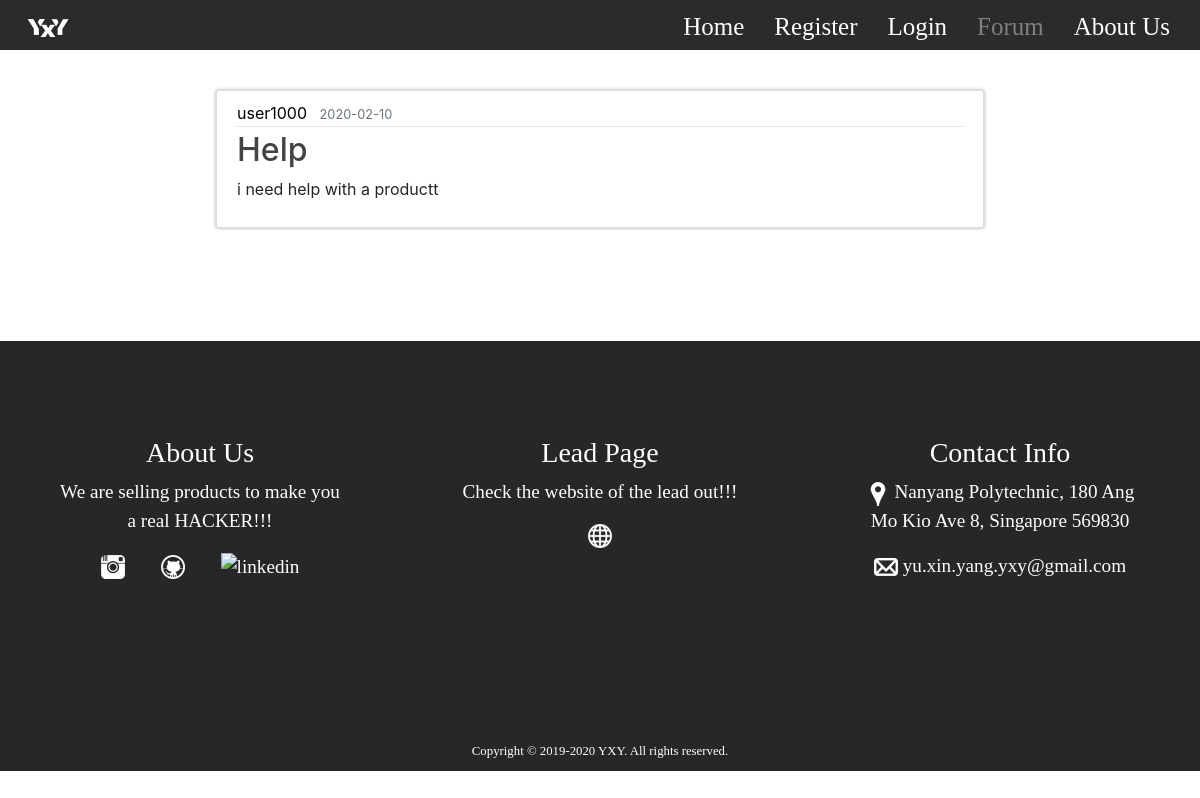
The app's page /comments/1 with its own data.
### shopyP/models.py (models this page shows, shortened)
class Person():
    id = db.Column(db.BigInteger, primary_key=True)
    username = db.Column(db.String(20), unique=True, nullable=False)
    email = db.Column(db.String(120), unique=True, nullable=False)
    image_file = db.Column(db.String(20), nullable=False, default='default.jpg')
    password = db.Column(db.String(60), nullable=False)

class User(db.Model, Person, UserMixin):
    deliveryInfo = db.Column(db.Text)
    cart = db.relationship('CartItem', backref='owner')
    posts = db.relationship('Post', backref='author', lazy=True)
    purchaseRecords = db.relationship('purchaseRecord', backref='buyer')

class Post(db.Model):
    id = db.Column(db.Integer, primary_key=True)
    title = db.Column(db.String(100), nullable=False)
    date_posted = db.Column(db.DateTime, default=datetime.utcnow)
    content = db.Column(db.Text, nullable=False)
    user_id = db.Column(db.Integer, db.ForeignKey('user.id'), nullable=False)

### shopyP/routes.py (the view)
@app.route("/comments/<int:post_id>" , methods=['GET', 'POST'])
def post(post_id):
    post = Post.query.get_or_404(post_id)
    return render_template('post.html', post=post, title="comment")

### shopyP/templates/post.html (shortened to what this page needs)
{% extends "layout.html" %}
{% block cssJs %}
<link rel="stylesheet" href="{{ url_for('static', filename='css/comments.css')}}">
{% endblock cssJs %}
{% block content %}
  <article class="media content-section">
    <div class="media-body">
      <div class="article-metadata">
        <a class="mr-2" href="#">{{ post.author.username }}</a>
        <small class="text-muted">{{ post.date_posted.strftime('%Y-%m-%d') }}</small>
      </div>
      <h2 class="article-title">{{ post.title }}</h2>
      <p class="article-content">{{ post.content }}</p>
    </div>
  </article>
{% endblock content %}

### shopyP/static/css/init.css (style rules this page uses)
* { margin:0px; padding:0px; }
body { transition: all 0.5s ease-in-out; }
a { text-decoration: none; color: white; }
.content-section { background: #ffffff; padding: 10px 20px; border: 1px solid #dddddd; border-radius: 3px; margin-bottom: 20px; margin-left: 10%; margin-right: 10%; box-shadow: 0 0px 3px 1px rgba(0, 0, 0, 0.2); }

### shopyP/static/css/nav.css (style rules this page uses)
@media only screen and (min-width: 1000px) { body { background-color: white !important; } }

### shopyP/static/css/comments.css (style rules this page uses)
.content-section { background: #ffffff; padding: 10px 20px; border: 1px solid #dddddd; border-radius: 3px; margin-bottom: 20px; }
.article-title { color: #444444; }
.article-content { white-space: pre-line; }
.article-metadata { padding-bottom: 1px; margin-bottom: 4px; border-bottom: 1px solid #e3e3e3 }
.mr-2 { color: black; }

### records on screen
User: author.username "user1000"
Post: date_posted "2020-02-10", title "Help", content "i need help with a productt"
